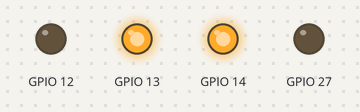
A sketch run on a simulated ESP32. Shown: output pins drawn as LEDs (lit = HIGH).

Above: at 0.05 s.
At 5.0 s:
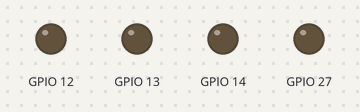
At 10.0 s:
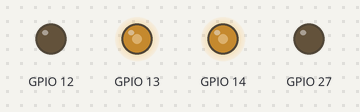
Timing chart, 0 to 13.0 s (numbered marks = the images above):
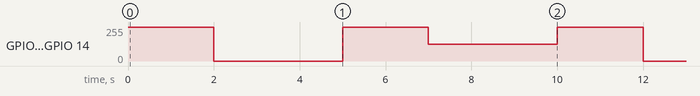

The sketch:

sketch_mar8d.ino
```cpp
void setup() {
  // Sab pins ko output banayein
  pinMode(13, OUTPUT);
  pinMode(12, OUTPUT);
  pinMode(14, OUTPUT);
  pinMode(27, OUTPUT);
}
// forward
void loop() {
digitalWrite(13,1);
digitalWrite(12,0);
digitalWrite(14,1);
digitalWrite(27,0);
delay(2000);
//stop
digitalWrite(13,0);
digitalWrite(12,0);
digitalWrite(14,0);
digitalWrite(27,0);
delay(3000);

//duty cycle
analogWrite(13,255);
analogWrite(12,0);
analogWrite(14,255);
analogWrite(27,0);
//stop
delay(2000);

analogWrite(13,127);
analogWrite(12,0);
analogWrite(14,127);
analogWrite(27,0);

delay(3000);


}
```

Test.ino
```cpp

```

Measured:
- by itself, GPIO 13, GPIO 14: repeats every 10.0 s: 0/255 3.0 s, 255/255 2.0 s, 127/255 3.0 s, 255/255 2.0 s
